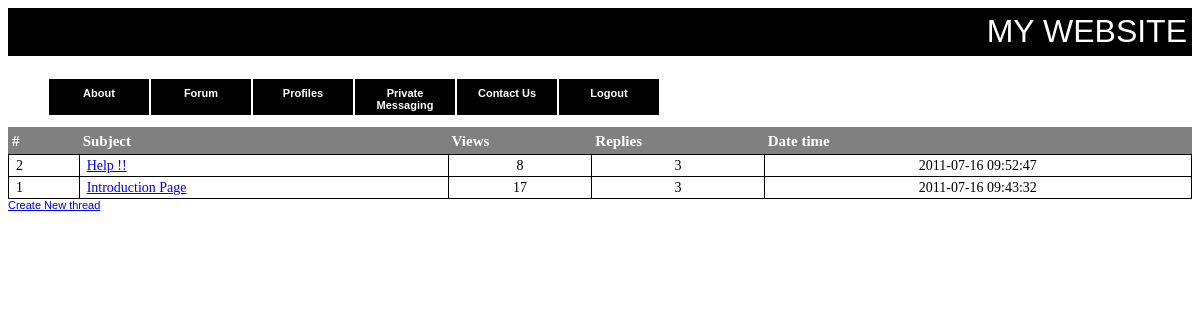
Page /www/all-threads.php (signed in) on the committed database.
### tables this page shows
CREATE TABLE IF NOT EXISTS `threads` (
  `id` int(4) NOT NULL AUTO_INCREMENT,
  `subject` text NOT NULL,
  `message` varchar(500) NOT NULL,
  `name` varchar(30) NOT NULL,
  `datetime` datetime NOT NULL,
  `views` int(4) NOT NULL,
  `replies` int(4) NOT NULL,
  PRIMARY KEY (`id`),
  KEY `id` (`id`)
);

### www/all-threads.php (the view, shortened to what this page needs)
<html>
<head>
<link rel="stylesheet" type="text/css" href="style.css" />
</head>
<body>
<div class="header">MY WEBSITE</div></br>
<?php
	$sql="SELECT * FROM threads ORDER BY id DESC";
	$result=mysql_query($sql);
?>
<table id="tab" border="1" align="center" cellpadding="3" cellspacing="1" >
<tr></br></br></br></br>
<th align="center">#</th>
<th  align="center">Subject</th>
<th align="center">Views</th>
<th  align="center">Replies</th>
<th  align="center">Date time</th>
</tr>
<?php
while($rows=mysql_fetch_array($result)){
?>
<tr>
<td><? echo $rows['id']; ?></td>
<td><a href="view-topic.php?id=<? echo $rows['id']; ?>"><? echo $rows['subject']; ?></a></br></td>
<td align="center"><?echo $rows['views'];?></td>
<td align="center"><? echo $rows['replies'];?></td>
<td align="center"><? echo $rows['datetime']; ?></td>
</tr>
<?php
}
?>
</table>
<a href="create-thread.php">Create New thread</a>
</body>
</html>

### www/style.css (style rules this page uses)
.header { background-color: black; text-align:right; color: white; font-size: 24pt; padding: 5px; border-bottom: 1px solid #000; }
#tab { font-family:"Calibri"; width:100%; border-collapse:collapse; }
#tab td { font-size:14px; border:1px solid ; padding:3px 7px 2px 7px; }
#tab th { font-size:15px; text-align:left; padding-top:5px; padding-bottom:4px; background-color:gray; color:white; }

### rows in the picture
threads: id "2", subject "Help !!", views "8", replies "3", datetime "2011-07-16 09:52:47"
threads: id "1", subject "Introduction Page", views "17", replies "3", datetime "2011-07-16 09:43:32"
